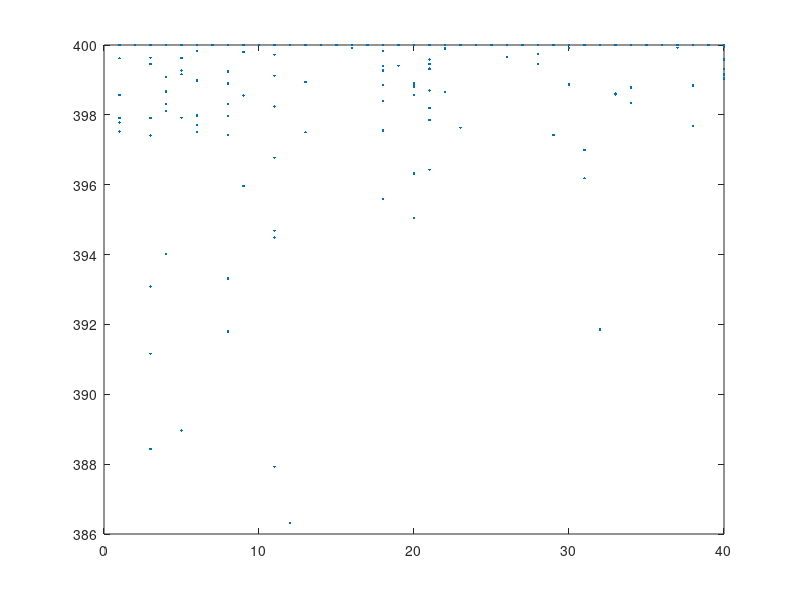
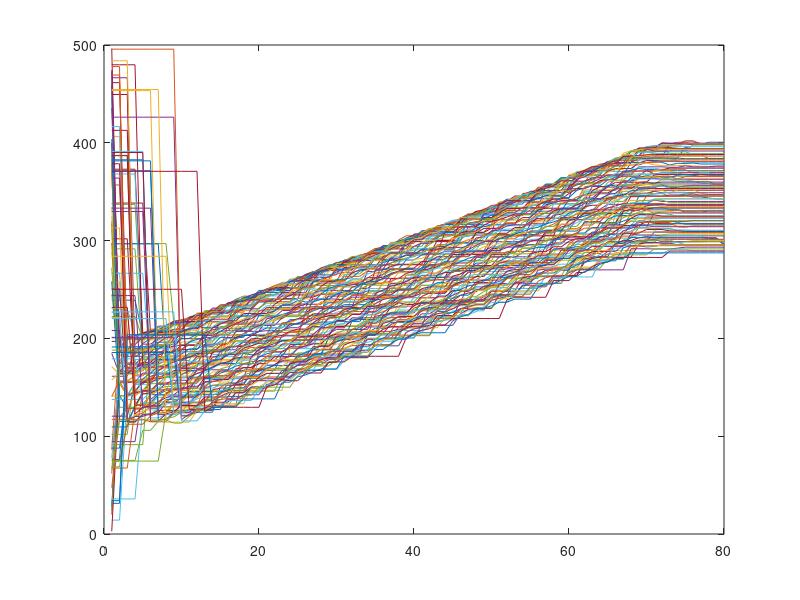

Reproduce these figures in MATLAB, in order.
clear; clc;

years = 80; nT = 40;
maxX = 100; maxY = 120;

ownerCost = 100; motelCost = 400;
maxPrice = 500; minPrice = 0;
span = 10;

housing = 120;

nTenant = 3000;

Distance = ones(maxX,1)*(1:maxY) + rand(maxX,maxY)*maxPrice/100000;
Pricing = rand(maxX,maxY)*(maxPrice-minPrice) + minPrice;

RentPeriod = randi(nT,1,nTenant);

PricePlot = zeros(years,maxY);

Film(1:years) = struct('cdata', [],'colormap', []);

for year =1:years    
    
    Profit = zeros(maxX,maxY);
    TenantCost = ones(1, nTenant)*motelCost;
    Price = zeros(maxX,maxY);    
    PricePlot(year,:)=Pricing(1,:);
    
    
    for t=1:nT
                
        Sold = (Price>=Inf);
        Price = squeeze(Pricing(:,:));        
        Price(Sold) = Inf;
        
        Customer=find(RentPeriod==t);
        
        for i = Customer(randperm(length(Customer)))
            
            Area = randperm(maxX*maxY,housing);
            [minCost, bestInArea]= min(Price(Area)+Distance(Area));            
            bestHouse = Area(bestInArea);
            
            if minCost>=motelCost
                display('prefers to live in a motel');
                break;
            end
            
            Profit(bestHouse)= Price(bestHouse) - ownerCost;
            TenantCost(i) = minCost;
            Price (bestHouse) = Inf;           
            
        end    
    end
    
    figure(2);
    plot(RentPeriod,TenantCost,'.');
    Film(year)=getframe;    
    pause;

    [MaxProfits, Winners] = max(Profit);        
    [maxMax, yWinner] = max(MaxProfits);
    bestPrice = Pricing(Winners(yWinner),yWinner);

    for y = randperm(maxY)
        
        Ys = max(y-span,1):min(y+span,maxY);
        [localMax, winner] = max(MaxProfits(Ys));
        bestY = Ys(winner);
        bestX = Winners(bestY);                        
        
        xA=Winners(y);
        Losers = 1:maxX;
        Losers(xA)=[];               
        [nextMax, xinL]=max(Profit(Losers,y));
        xB=Losers(xinL);        
        Losers(xinL)=[];
        
        %Pricing(1,xB,y);
        %Pricing(1,xA,y);       
        %Pricing(1,bestX,bestY);
        %bestPrice
        
        Selection = randperm(maxX-2,floor(maxX/2));
        nLosers = length(Selection);
        Pricing(Losers(Selection),y) = Pricing(bestX,bestY) + randn(nLosers,1);       
        
    end
    
    [year mean(mean(Profit))]
end

movie(Film);

figure(3);
plot(PricePlot);